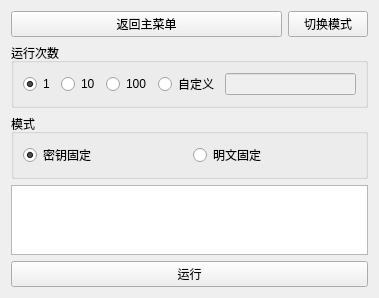
<?xml version="1.0" encoding="UTF-8"?>
<ui version="4.0">
 <class>DES_UI_CHANGE</class>
 <widget class="QWidget" name="DES_UI_CHANGE">
  <property name="geometry">
   <rect>
    <x>0</x>
    <y>0</y>
    <width>379</width>
    <height>280</height>
   </rect>
  </property>
  <property name="windowTitle">
   <string>Form</string>
  </property>
  <layout class="QVBoxLayout" name="verticalLayout">
   <item>
    <layout class="QHBoxLayout" name="const_layout">
     <item>
      <widget class="QPushButton" name="back_button">
       <property name="sizePolicy">
        <sizepolicy hsizetype="Expanding" vsizetype="Fixed">
         <horstretch>0</horstretch>
         <verstretch>0</verstretch>
        </sizepolicy>
       </property>
       <property name="text">
        <string>返回主菜单</string>
       </property>
      </widget>
     </item>
     <item>
      <widget class="QPushButton" name="mode_button">
       <property name="text">
        <string>切换模式</string>
       </property>
      </widget>
     </item>
    </layout>
   </item>
   <item>
    <widget class="QGroupBox" name="runCnt_groupBox">
     <property name="sizePolicy">
      <sizepolicy hsizetype="Preferred" vsizetype="Preferred">
       <horstretch>0</horstretch>
       <verstretch>0</verstretch>
      </sizepolicy>
     </property>
     <property name="title">
      <string>运行次数</string>
     </property>
     <layout class="QHBoxLayout" name="horizontalLayout_2">
      <item>
       <widget class="QRadioButton" name="runCnt1_radioButton">
        <property name="text">
         <string>1</string>
        </property>
        <property name="checked">
         <bool>true</bool>
        </property>
       </widget>
      </item>
      <item>
       <widget class="QRadioButton" name="runCnt10_radioButton">
        <property name="text">
         <string>10</string>
        </property>
       </widget>
      </item>
      <item>
       <widget class="QRadioButton" name="runCnt100_radioButton">
        <property name="text">
         <string>100</string>
        </property>
       </widget>
      </item>
      <item>
       <layout class="QHBoxLayout" name="horizontalLayout">
        <item>
         <widget class="QRadioButton" name="runCnt_radioButton">
          <property name="text">
           <string>自定义</string>
          </property>
         </widget>
        </item>
        <item>
         <widget class="QLineEdit" name="runCnt_lineEdit">
          <property name="enabled">
           <bool>false</bool>
          </property>
          <property name="sizePolicy">
           <sizepolicy hsizetype="Expanding" vsizetype="Fixed">
            <horstretch>0</horstretch>
            <verstretch>0</verstretch>
           </sizepolicy>
          </property>
          <property name="dragEnabled">
           <bool>false</bool>
          </property>
          <property name="readOnly">
           <bool>false</bool>
          </property>
         </widget>
        </item>
       </layout>
      </item>
     </layout>
    </widget>
   </item>
   <item>
    <widget class="QGroupBox" name="const_groupBox">
     <property name="title">
      <string>模式</string>
     </property>
     <layout class="QHBoxLayout" name="horizontalLayout_3">
      <item>
       <widget class="QRadioButton" name="constKey_button">
        <property name="sizePolicy">
         <sizepolicy hsizetype="Minimum" vsizetype="Fixed">
          <horstretch>0</horstretch>
          <verstretch>0</verstretch>
         </sizepolicy>
        </property>
        <property name="text">
         <string>密钥固定</string>
        </property>
        <property name="checkable">
         <bool>true</bool>
        </property>
        <property name="checked">
         <bool>true</bool>
        </property>
       </widget>
      </item>
      <item>
       <widget class="QRadioButton" name="constMsg_button">
        <property name="sizePolicy">
         <sizepolicy hsizetype="Minimum" vsizetype="Fixed">
          <horstretch>0</horstretch>
          <verstretch>0</verstretch>
         </sizepolicy>
        </property>
        <property name="text">
         <string>明文固定</string>
        </property>
       </widget>
      </item>
     </layout>
    </widget>
   </item>
   <item>
    <widget class="QTextBrowser" name="textBrowser">
     <property name="font">
      <font>
       <family>宋体</family>
       <pointsize>10</pointsize>
      </font>
     </property>
    </widget>
   </item>
   <item>
    <widget class="QPushButton" name="run_button">
     <property name="text">
      <string>运行</string>
     </property>
    </widget>
   </item>
  </layout>
 </widget>
 <resources/>
 <connections/>
</ui>
